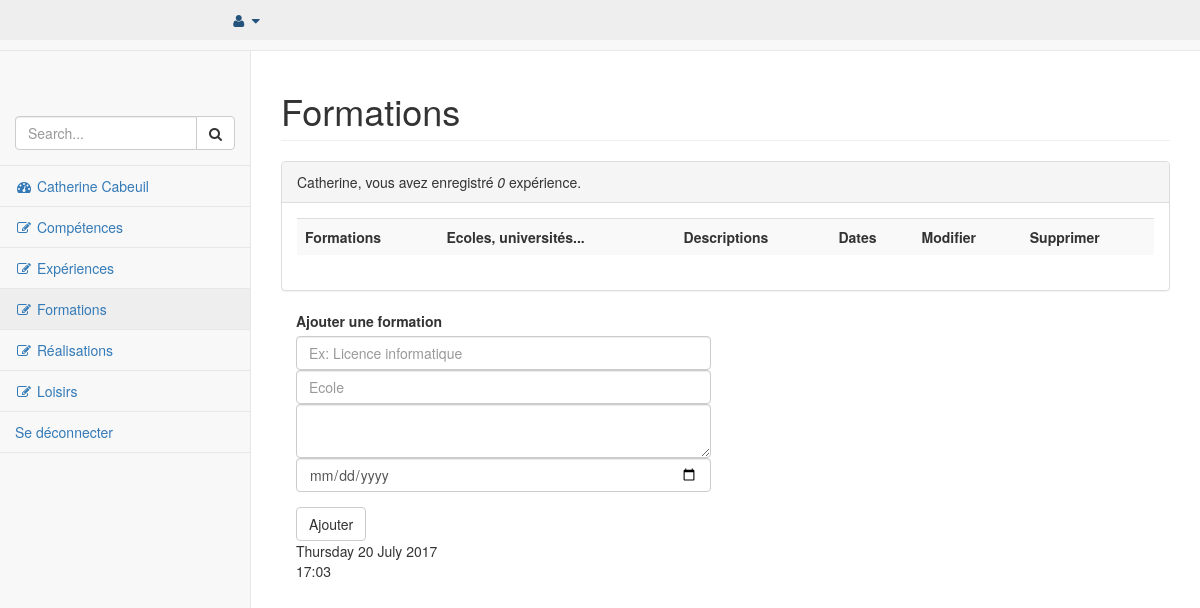
The app's page /admin/pages/formations.php (signed in), older data.
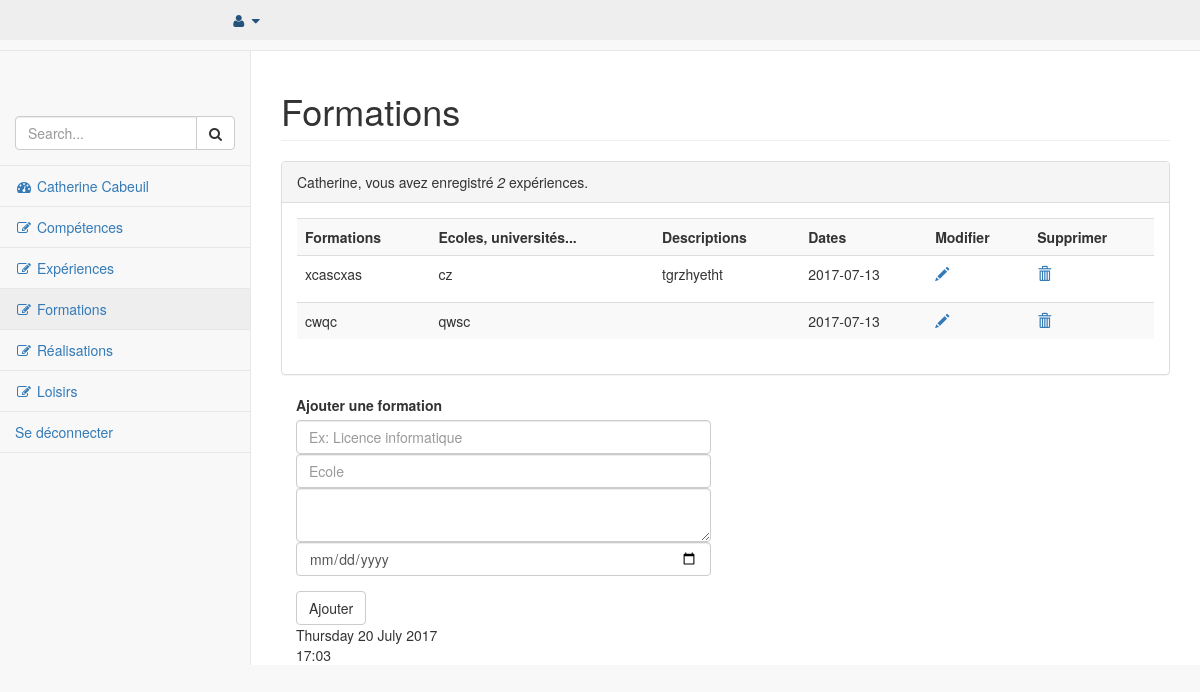
The same page, newer data.
### tables this page shows
CREATE TABLE `t_utilisateurs` (
  `id_utilisateur` int(11) NOT NULL COMMENT 'identifiant utilisateur',
  `prenom` varchar(25) NOT NULL,
  `nom` varchar(25) NOT NULL,
  `email` varchar(50) NOT NULL,
  `telephone` varchar(20) NOT NULL,
  `mdp` varchar(50) NOT NULL,
  `pseudo` varchar(25) NOT NULL,
  `avatar` varchar(20) NOT NULL,
  `age` smallint(2) NOT NULL,
  `date_naissance` date NOT NULL,
  `sexe` enum('Femme','Homme','','') NOT NULL,
  `etat_civil` enum('M.','Mme','','') NOT NULL,
  `statut_marital` varchar(13) NOT NULL,
  `adresse` text NOT NULL,
  `code_postal` varchar(5) NOT NULL,
  `ville` varchar(25) NOT NULL,
  `pays` varchar(25) NOT NULL
);

CREATE TABLE `t_formations` (
  `id_formation` int(11) NOT NULL,
  `titre_f` varchar(45) NOT NULL,
  `sous_titre_f` varchar(45) DEFAULT NULL,
  `dates_f` varchar(45) NOT NULL,
  `description_f` text NOT NULL,
  `utilisateur_id` int(11) NOT NULL
);

### admin/pages/formations.php (the view, shortened to what the changed rows need)
<?php
require '../../connexion/connexion.php';
include '../inc/nav.inc.php';
?>
        <div id="page-wrapper">
            <div class="row">
                <div class="col-lg-12">
                    <h1 class="page-header">Formations</h1>
                    <?php
                    $sql = $pdoCV->query("SELECT * FROM t_formations WHERE utilisateur_id='1' ");
                    $ligne_formation = $sql->fetchAll();
                    $nb_formations = count($ligne_formation);
                    ?>
                    <div class="row">
                        <div class="col-lg-12">
                            <div class="panel panel-default">
                                <div class="panel-heading">
                                    <?php if ($nb_formations <= 1): ?>
                                        <?= $ligne_utilisateur['pseudo'].", vous avez enregistré <span class='nb_experiences'><em id='count'> " .$nb_formations. "</em></span> expérience."?>
                                    <?php else: ?>
                                        <?= $ligne_utilisateur['pseudo'].", vous avez enregistré <span class='nb_experiences'><em id='count'>" .$nb_formations. "</em></span> expériences."?>
                                    <?php endif; ?>
                                </div>
                                <div class="panel-body">
                                    <div class="table-responsive">
                                        <table class="table table-striped">
                                            <tbody>
                                                <tr>
                                                    <th scope="col">Formations</th>
                                                    <th scope="col">Ecoles, universités...</th>
                                                    <th scope="col">Descriptions</th>
                                                    <th scope="col">Dates</th>
                                                    <th scope="col">Modifier</th>
                                                    <th scope="col">Supprimer</th>
                                                </tr>
                                                <?php foreach ($ligne_formation as $ligne_formations) : ?>
                                                <tr id="<?php echo $ligne_formations['id_formation']; ?>">
                                                    <td><?= $ligne_formations['titre_f'];?></td>
                                                    <td><?= $ligne_formations['sous_titre_f'];?></td>
                                                    <td><?= $ligne_formations['description_f'];?></td>
                                                    <td><?= $ligne_formations['dates_f'];?></td>
                                                    <td><a href="../pages/modif_formations.php?id_formation=<?php echo $ligne_formations['id_formation']; ?>"><span class="glyphicon glyphicon-pencil"></span></a></td>
                                                    <td><a id="suppression" href="<?php echo $ligne_formations['id_formation']; ?>"><span class="glyphicon glyphicon-trash"></span></a></td>
                                                </tr>
                                                <?php endforeach; ?>
                                            </tbody>
                                        </table>
                                    </div>
                                </div>
                            </div>
                        </div>
                    </div>
                </div>
            </div>
            </div>
</body>
</html>

### admin/inc/nav.inc.php (shortened to what the changed rows need)
<?php
if (isset($_SESSION['connexion']) && $_SESSION['connexion'] == 'connecté') {
    $id_utilisateur=$_SESSION['id_utilisateur'];
}
else {
    header('location:authentification.php');
}
$sql = $pdoCV->query("SELECT * FROM t_utilisateurs WHERE id_utilisateur='$id_utilisateur' ");
$ligne_utilisateur = $sql->fetch();
?>
<!DOCTYPE html>
<html lang="fr">
<head>
    <link href="../vendor/bootstrap/css/bootstrap.min.css" rel="stylesheet">
    <link href="../vendor/metisMenu/metisMenu.min.css" rel="stylesheet">
    <link href="../dist/css/sb-admin-2.css" rel="stylesheet">
    <link href="../vendor/morrisjs/morris.css" rel="stylesheet">
    <link href="../vendor/font-awesome/css/font-awesome.min.css" rel="stylesheet" type="text/css">
    <link rel="stylesheet" href="../css/monstyle.css">
</head>
<body>
    <div id="wrapper">
        <nav class="navbar navbar-default navbar-static-top" role="navigation" style="margin-bottom: 0">
            <div class="navbar-default sidebar" role="navigation">
                <div class="sidebar-nav navbar-collapse">
                    <ul class="nav" id="side-menu">
                        <li>
                            <a href="index.php"><i class="fa fa-dashboard fa-fw"></i> <?= $ligne_utilisateur['prenom'].' '.$ligne_utilisateur['nom']; ?></a>
                        </li>
                            </ul>
                </div>
            </div>
        </nav>

Row changes from the older to the newer data that the page shows:
added t_formations: titre_f "xcascxas", sous_titre_f "cz", description_f "tgrzhyetht", dates_f "2017-07-13"
added t_formations: titre_f "cwqc", sous_titre_f "qwsc", dates_f "2017-07-13"
Text that changed along with them:
$nb_formations: (not shown) → "2"
$nb_formations: "0" → (not shown)
text no longer shown: "expérience."
text now shown: "expériences."
